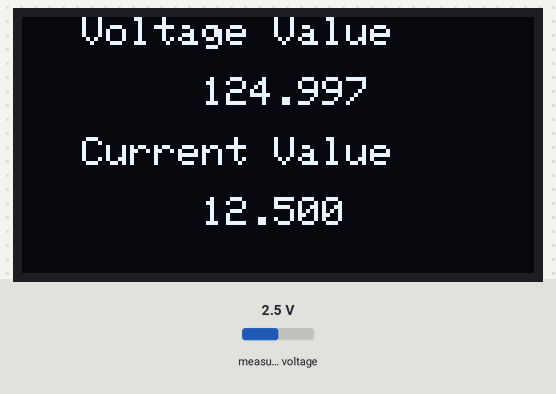
A sketch run on a simulated ESP32. Shown: 128×64 one-colour display. The test bench sets the inputs (shaded band); at power-on: measured voltage 2.5 V. The display library's start-up logo is not drawn; what the sketch prints to the serial monitor is not drawn.

Above: at 3.6 s.
3.7 s: measured voltage set to 0.1 V
At 6.2 s:
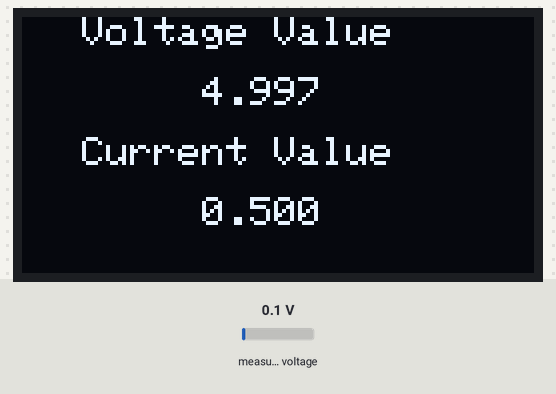
6.6 s: measured voltage set to 1.2 V
At 9.7 s:
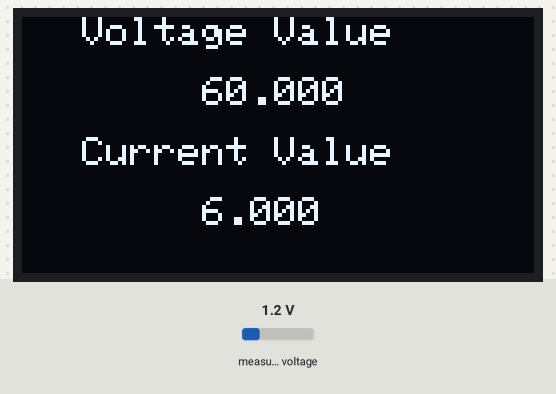
9.9 s: measured voltage set to 3.8 V
At 12.2 s:
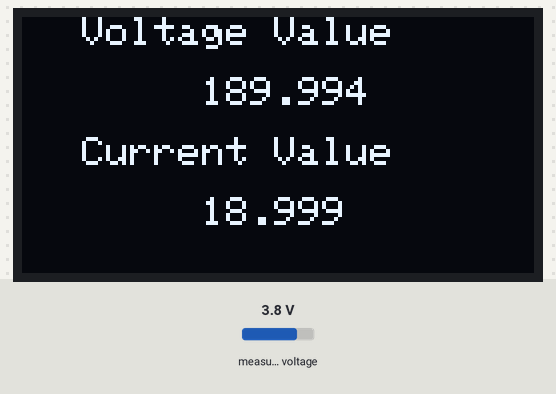
Timing chart, 0 to 13.7 s (numbered marks = the images above; inputs shaded):
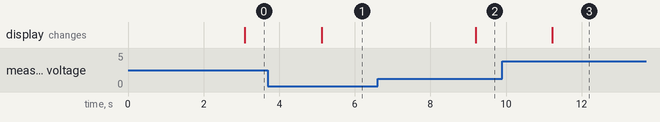

The sketch:

Norvi-IIOT-AE02-I.ino
```cpp
#include <Wire.h>
#include <SPI.h>
#include <Adafruit_ADS1015.h>
#include <Adafruit_GFX.h>
#include <Adafruit_SSD1306.h>

#define SCREEN_WIDTH 128 // OLED display width, in pixels
#define SCREEN_HEIGHT 64 // OLED display height, in pixels

Adafruit_SSD1306 display(SCREEN_WIDTH, SCREEN_HEIGHT, &Wire, -1); // Declaration for an SSD1306 display connected to I2C (SDA, SCL pins)

Adafruit_ADS1115 ads1(0x48);
Adafruit_ADS1115 ads2(0x49);

float Voltage = 0.0;
void setup()
{
  Wire.begin(16, 17);
  Serial.begin(115200);
  ads1.begin();
  display.begin(SSD1306_SWITCHCAPVCC, 0x3C); //starting the display
  display.display();
  delay(2000);
  display.clearDisplay();
}

void loop()
{
  float adc1;

  adc1 = ads1.readADC_SingleEnded(1);
  Voltage = (adc1 * 0.1875) ;

  Serial.print("AIN0: ");
  Serial.print(adc1);
  Serial.print("\tVoltage: ");
  Serial.println(Voltage /20, 3);
  Serial.print("\tCurrent: ");
  Serial.println(Voltage /200, 3);
  delay(1000);
  display.setTextSize(1);
  display.setTextColor(WHITE);
  display.setCursor(15, 0);
  display.println("Voltage Value");
  display.setCursor(45, 15);
  display.println(Voltage/20,3);
  display.setCursor(15, 30);
  display.println("Current Value");
  display.setCursor(45, 45);
  display.println(Voltage/200,3);
  display.display();
  delay(1000);
  display.clearDisplay();

}
```

Measured:
- after the input at 3.7 s, the display: changes after 1.4 s (image 1)
- after the input at 6.6 s, the display: changes after 2.6 s (image 2)
- after the input at 9.9 s, the display: changes after 1.3 s (image 3)
